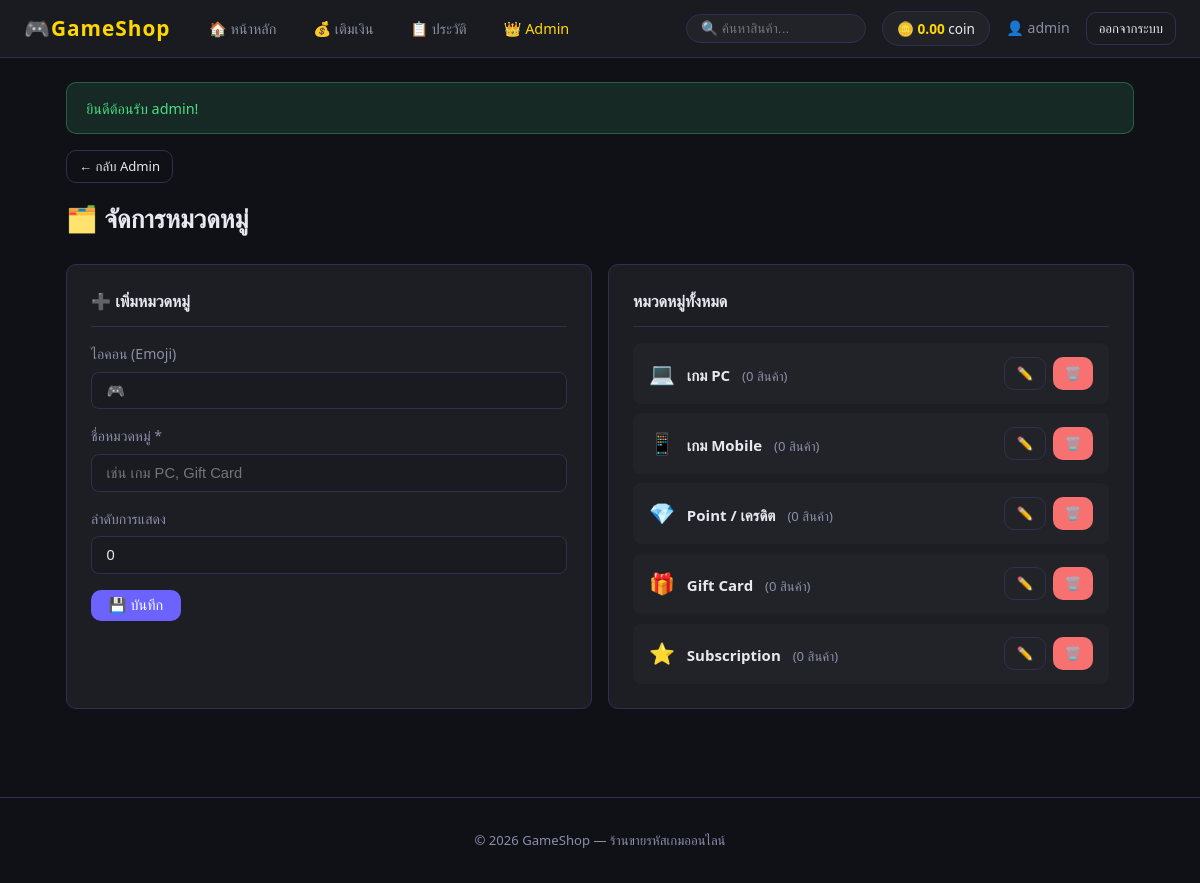
Screenshot of /admin/categories.php (signed in) with the database file from the repository.
### tables this page shows
CREATE TABLE IF NOT EXISTS users (
    id INT AUTO_INCREMENT PRIMARY KEY,
    username VARCHAR(50) NOT NULL UNIQUE,
    password VARCHAR(255) NOT NULL,
    coin DECIMAL(10,2) NOT NULL DEFAULT 0.00,
    role ENUM('user', 'admin') NOT NULL DEFAULT 'user',
    created_at TIMESTAMP DEFAULT CURRENT_TIMESTAMP
);

CREATE TABLE IF NOT EXISTS categories (
    id INT AUTO_INCREMENT PRIMARY KEY,
    name VARCHAR(100) NOT NULL,
    icon VARCHAR(10) DEFAULT '🎮',
    sort_order INT NOT NULL DEFAULT 0,
    created_at TIMESTAMP DEFAULT CURRENT_TIMESTAMP
);

### config.php (called while the page is built, shortened)
<?php
function getDB() {
    static $pdo = null;
    if ($pdo === null) {
        try {
            $pdo = new PDO(
                "mysql:host=" . DB_HOST . ";dbname=" . DB_NAME . ";charset=utf8mb4",
                DB_USER,
                DB_PASS,
                [
                    PDO::ATTR_ERRMODE            => PDO::ERRMODE_EXCEPTION,
                    PDO::ATTR_DEFAULT_FETCH_MODE => PDO::FETCH_ASSOC,
                    PDO::ATTR_EMULATE_PREPARES   => false,
                ]
            );
        } catch (PDOException $e) {
            die('<div style="font-family:sans-serif;padding:2rem;color:red;">
                <h2>❌ ไม่สามารถเชื่อมต่อฐานข้อมูลได้</h2>
                <p>กรุณาตรวจสอบการตั้งค่าใน config.php และรันไฟล์ database.sql ก่อน</p>
                <code>' . htmlspecialchars($e->getMessage()) . '</code>
            </div>');
        }
    }
    return $pdo;
}
function isLoggedIn() {
    return isset($_SESSION['user_id']);
}
function isAdmin() {
    return isset($_SESSION['role']) && $_SESSION['role'] === 'admin';
}
function getFlash() {
    if (isset($_SESSION['flash'])) {
        $f = $_SESSION['flash'];
        return $f;
    }
    return null;
}
function formatCoin($amount) {
    return number_format($amount, 2);
}
function getSettings() {
    static $settings = null;
    if ($settings !== null) return $settings;
    try {
        $pdo = getDB();
        $pdo->exec("CREATE TABLE IF NOT EXISTS settings (
            `key` VARCHAR(100) PRIMARY KEY,
            `value` TEXT DEFAULT NULL,
            updated_at TIMESTAMP DEFAULT CURRENT_TIMESTAMP ON UPDATE CURRENT_TIMESTAMP
        ) ENGINE=InnoDB");
        $rows = $pdo->query("SELECT `key`, `value` FROM settings")->fetchAll();
        $settings = [];
    } catch (Exception $e) {
        $settings = [];
    }
    return $settings;
}
function setting($key, $default = '') {
    $s = getSettings();
    return $s[$key] ?? $default;
}
?>

### admin/categories.php (the view, shortened to what this page needs)
<?php
require_once '../config.php';
$pdo = getDB();
$pdo->exec("CREATE TABLE IF NOT EXISTS categories (
    id INT AUTO_INCREMENT PRIMARY KEY,
    name VARCHAR(100) NOT NULL,
    icon VARCHAR(10) DEFAULT '🎮',
    sort_order INT NOT NULL DEFAULT 0,
    created_at TIMESTAMP DEFAULT CURRENT_TIMESTAMP
) ENGINE=InnoDB");
try { $pdo->exec("ALTER TABLE products ADD COLUMN category_id INT DEFAULT NULL"); } catch(Exception $e) {}
$cats = $pdo->query("SELECT c.*, (SELECT COUNT(*) FROM products p WHERE p.category_id = c.id) AS product_count FROM categories c ORDER BY sort_order ASC, id ASC")->fetchAll();
$editCat = null;
include '../header.php';
?>
<div style="margin-bottom:1rem;"><a href="admin.php" class="btn btn-outline btn-sm">← กลับ Admin</a></div>
<div class="page-title">🗂️ จัดการหมวดหมู่</div>
<div class="grid-2">
    <div class="card">
        <div class="card-header"><?= $editCat ? '✏️ แก้ไขหมวดหมู่' : '➕ เพิ่มหมวดหมู่' ?></div>
        <form method="POST">
            <div class="form-group">
                <label class="form-label">ไอคอน (Emoji)</label>
                <input type="text" name="icon" class="form-control" value="<?= htmlspecialchars($editCat['icon'] ?? '🎮') ?>" placeholder="เช่น 🎮 💻 📱" maxlength="5">
            </div>
            <div class="form-group">
                <label class="form-label">ชื่อหมวดหมู่ *</label>
                <input type="text" name="name" class="form-control" value="<?= htmlspecialchars($editCat['name'] ?? '') ?>" placeholder="เช่น เกม PC, Gift Card" required>
            </div>
            <div class="form-group">
                <label class="form-label">ลำดับการแสดง</label>
                <input type="number" name="sort_order" class="form-control" value="<?= $editCat['sort_order'] ?? 0 ?>" min="0">
            </div>
            <div style="display:flex; gap:.75rem;">
                <button type="submit" class="btn btn-primary">💾 บันทึก</button>
            </div>
        </form>
    </div>
    <div class="card">
        <div class="card-header">หมวดหมู่ทั้งหมด</div>
        <?php if (empty($cats)): ?>
            <p style="color:var(--muted); text-align:center; padding:1.5rem 0;">ยังไม่มีหมวดหมู่</p>
        <?php else: ?>
            <div style="display:flex; flex-direction:column; gap:.6rem;">
                <?php foreach ($cats as $c): ?>
                <div style="background:var(--bg3); border-radius:8px; padding:.85rem 1rem; display:flex; justify-content:space-between; align-items:center;">
                    <div>
                        <span style="font-size:1.3rem;"><?= htmlspecialchars($c['icon']) ?></span>
                        <strong style="margin-left:.5rem;"><?= htmlspecialchars($c['name']) ?></strong>
                        <span style="color:var(--muted); font-size:.82rem; margin-left:.5rem;">(<?= $c['product_count'] ?> สินค้า)</span>
                    </div>
                    <div style="display:flex; gap:.4rem;">
                        <a href="?edit=<?= $c['id'] ?>" class="btn btn-outline btn-sm">✏️</a>
                        <a href="?delete=<?= $c['id'] ?>" class="btn btn-danger btn-sm" onclick="return confirm('ลบหมวดหมู่นี้? สินค้าในหมวดจะถูกย้ายไปไม่มีหมวด')">🗑️</a>
                    </div>
                </div>
                <?php endforeach; ?>
            </div>
        <?php endif; ?>
    </div>
</div>
<?php include '../footer.php'; ?>

### header.php (shortened to what this page needs)
<?php
$flash = getFlash();
$_shopName   = setting('shop_name', 'GameShop');
$_shopLogo   = setting('shop_logo', '');
?>
<!DOCTYPE html>
<html lang="th">
<head>
</head>
<body>
<nav class="navbar">
    <a class="logo" href="<?= BASE_URL ?>">
        <?php if ($_shopLogo): ?>
            <img src="<?= BASE_URL ?>/uploads/shop/<?= htmlspecialchars($_shopLogo) ?>" style="max-height:36px; max-width:140px; object-fit:contain;">
        <?php else: ?>
            <span>🎮</span><?= htmlspecialchars($_shopName) ?>
        <?php endif; ?>
    </a>
    <div class="nav-links">
        <a href="<?= BASE_URL ?>/index.php" class="<?= basename($_SERVER['PHP_SELF']) == 'index.php' ? 'active' : '' ?>">🏠 หน้าหลัก</a>
        <?php if (isLoggedIn()): ?>
            <a href="<?= BASE_URL ?>/topup.php" class="<?= basename($_SERVER['PHP_SELF']) == 'topup.php' ? 'active' : '' ?>">💰 เติมเงิน</a>
            <a href="<?= BASE_URL ?>/history.php" class="<?= basename($_SERVER['PHP_SELF']) == 'history.php' ? 'active' : '' ?>">📋 ประวัติ</a>
            <?php if (isAdmin()): ?>
                <a href="<?= BASE_URL ?>/admin/admin.php" style="color: var(--gold);">👑 Admin</a>
            <?php endif; ?>
        <?php endif; ?>
    </div>
    <div class="nav-right">
        <form method="GET" action="<?= BASE_URL ?>/index.php" style="display:flex; align-items:center; gap:.4rem;">
            <input type="text" name="q" value="<?= htmlspecialchars($_GET['q'] ?? '') ?>"
                placeholder="🔍 ค้นหาสินค้า..."
                style="background:var(--bg3); border:1px solid var(--border); border-radius:20px; padding:.35rem .9rem; color:var(--text); font-size:.85rem; width:180px; outline:none; transition:.2s;"
                onfocus="this.style.borderColor='var(--accent)'; this.style.width='220px'"
                onblur="this.style.borderColor='var(--border)'; this.style.width='180px'">
        </form>
        <?php if (isLoggedIn()): ?>
            <?php
            $pdo = getDB();
            $u = $pdo->prepare("SELECT coin FROM users WHERE id = ?");
            $u->execute([$_SESSION['user_id']]);
            $userData = $u->fetch();
            ?>
            <div class="coin-badge">🪙 <span class="coin-val"><?= formatCoin($userData['coin'] ?? 0) ?></span> coin</div>
            <span style="color: var(--muted); font-size:.88rem;">👤 <?= htmlspecialchars($_SESSION['username']) ?></span>
            <a href="<?= BASE_URL ?>/logout.php" class="btn btn-outline btn-sm">ออกจากระบบ</a>
        <?php else: ?>
            <a href="<?= BASE_URL ?>/login.php" class="btn btn-outline btn-sm">เข้าสู่ระบบ</a>
            <a href="<?= BASE_URL ?>/register.php" class="btn btn-primary btn-sm">สมัครสมาชิก</a>
        <?php endif; ?>
    </div>
</nav>
<div class="container">
<?php if ($flash): ?>
    <div class="flash flash-<?= $flash['type'] ?>"><?= htmlspecialchars($flash['msg']) ?></div>
<?php endif; ?>

### rows the page displays
users: coin "0.00"
categories: icon "💻", name "เกม PC", product_count "0"
categories: icon "📱", name "เกม Mobile", product_count "0"
categories: icon "💎", name "Point / เครดิต", product_count "0"
categories: icon "🎁", name "Gift Card", product_count "0"
categories: icon "⭐", name "Subscription", product_count "0"

### other values shown
$_shopName "GameShop"
$_SESSION['username'] "admin"
$flash['msg'] "ยินดีต้อนรับ admin!"
SITE_NAME "GameShop"
